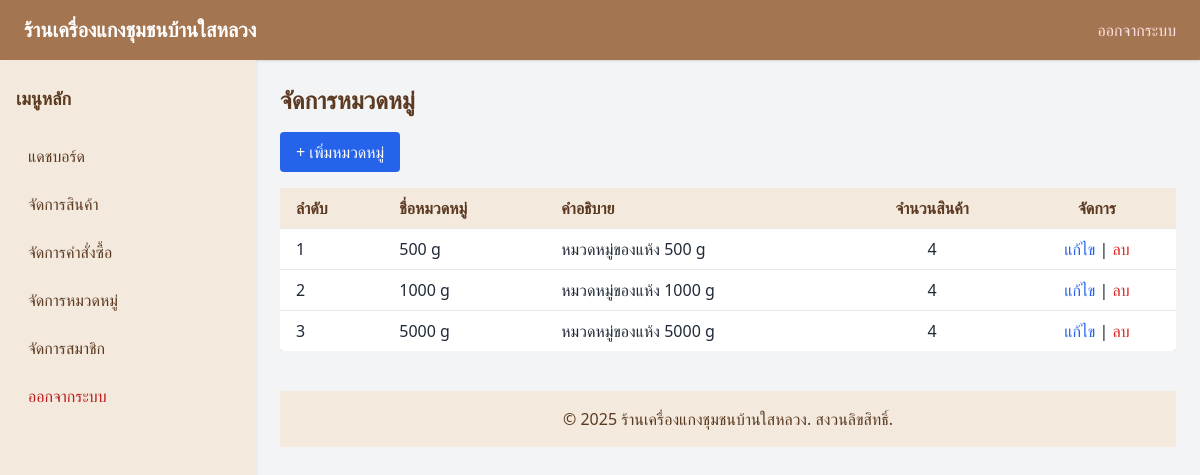
Screenshot of /admin/categories.php (signed in) with the database file from the repository.
### tables this page shows
CREATE TABLE `categories` (
  `category_id` int(11) NOT NULL,
  `name` varchar(50) NOT NULL,
  `description` text DEFAULT NULL
);

### admin/categories.php (the view, shortened to what this page needs)
<?php
require_once '../includes/db.php';
require_once '../includes/header.php';
$stmt = $pdo->query("
    SELECT c.*, COUNT(p.product_id) AS product_count
    FROM categories c
    LEFT JOIN products p ON c.category_id = p.category_id
    GROUP BY c.category_id
    ORDER BY c.category_id ASC
");
$categories = $stmt->fetchAll(PDO::FETCH_ASSOC);
?>
<h1 class="text-2xl font-bold mb-4">จัดการหมวดหมู่</h1>
<a href="add_category.php" class="inline-block bg-blue-600 hover:bg-blue-700 text-white px-4 py-2 rounded mb-4">+ เพิ่มหมวดหมู่</a>
<div class="overflow-x-auto">
    <table class="min-w-full bg-white rounded shadow">
        <thead class="bg-gray-200">
            <tr>
                <th class="px-4 py-2 text-left">ลำดับ</th>
                <th class="px-4 py-2 text-left">ชื่อหมวดหมู่</th>
                <th class="px-4 py-2 text-left">คำอธิบาย</th>
                <th class="px-4 py-2 text-center">จำนวนสินค้า</th>
                <th class="px-4 py-2 text-center">จัดการ</th>
            </tr>
        </thead>
        <tbody>
            <?php $index = 1; ?>
            <?php foreach ($categories as $cat): ?>
            <tr class="border-t">
                <td class="px-4 py-2"><?= $index++ ?></td>
                <td class="px-4 py-2"><?= !empty($cat['name']) ? htmlspecialchars($cat['name']) : 'ไม่มีข้อมูล' ?></td>
                <td class="px-4 py-2"><?= !empty($cat['description']) ? htmlspecialchars($cat['description']) : 'ไม่มีข้อมูล' ?></td>
                <td class="px-4 py-2 text-center"><?= $cat['product_count'] ?></td>
                <td class="px-4 py-2 text-center">
                    <a href="edit_category.php?id=<?= $cat['category_id'] ?>" class="text-blue-600 hover:underline">แก้ไข</a> |
                    <a href="delete_category.php?id=<?= $cat['category_id'] ?>" class="text-red-600 hover:underline" data-confirm>ลบ</a>
                </td>
            </tr>
            <?php endforeach; ?>
        </tbody>
    </table>
</div>
<?php require_once '../includes/footer.php'; ?>

### assets/style-modern-spice.css (style rules this page uses)
body { font-family: 'Sarabun', sans-serif; background-color: #FDF7F1; color: #5C3A21; }
h1, h2, h3, h4 { font-weight: bold; color: #5C3A21; }
table { border-collapse: collapse; width: 100%; }
table th { background-color: #F3E9DD; color: #5C3A21; font-weight: 600; }
table td { border-top: 1px solid #e5e7eb; padding: 0.75rem; }

### rows the page displays
categories: name "500 g", description "หมวดหมู่ของแห้ง 500 g", product_count "4"
categories: name "1000 g", description "หมวดหมู่ของแห้ง 1000 g", product_count "4"
categories: name "5000 g", description "หมวดหมู่ของแห้ง 5000 g", product_count "4"
